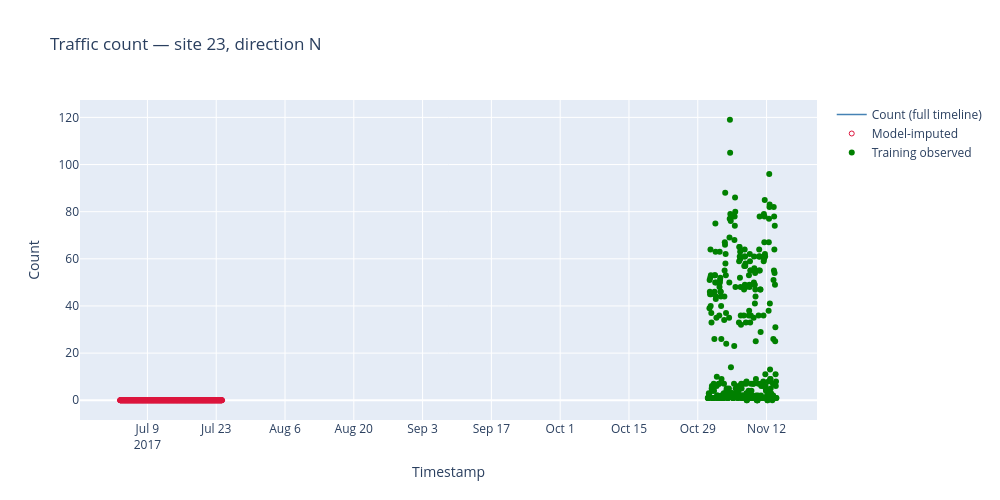

Notebook code for this chart:
### Code cell
# Plot imputed hourly counts for one site / direction
viz_site = 23
viz_direction = "N"
window = slice(0, 500)  # first N timesteps; use slice(None) for full series

series = full_data[viz_site][viz_direction].copy()
series["timestamp"] = pd.to_datetime(series["timestamp"])

fig_imputed = go.Figure()

# Full timeline (observed + imputed combined)
fig_imputed.add_trace(
    go.Scatter(
        x=series["timestamp"].iloc[window],
        y=series["count"].iloc[window],
        mode="lines",
        name="Count (full timeline)",
        line=dict(color="steelblue", width=1.5),
    )
)

# Highlight imputed points using count_imputed flag
imp_mask = series["count_imputed"] == 1
if imp_mask.any():
    imp_series = series[imp_mask].copy()
    fig_imputed.add_trace(
        go.Scatter(
            x=imp_series["timestamp"].iloc[window],
            y=imp_series["count"].iloc[window],
            mode="markers",
            name="Model-imputed",
            marker=dict(color="crimson", size=5, symbol="circle-open"),
        )
    )

# Observed counts from training data (may be a shorter window)
if viz_site in training_data and viz_direction in training_data[viz_site]:
    observed = training_data[viz_site][viz_direction][["timestamp", "count"]].copy()
    observed["timestamp"] = pd.to_datetime(observed["timestamp"])
    fig_imputed.add_trace(
        go.Scatter(
            x=observed["timestamp"],
            y=observed["count"],
            mode="markers",
            name="Training observed",
            marker=dict(color="green", size=6),
        )
    )

fig_imputed.update_layout(
    title=f"Traffic count — site {viz_site}, direction {viz_direction}",
    xaxis_title="Timestamp",
    yaxis_title="Count",
    hovermode="x unified",
    width=1000,
    height=500,
)
fig_imputed.show()

### Figure 1 — Plotly figure (JSON) as saved in the notebook; plotly's stock layout.template omitted (floating-point values rounded to 4 significant figures; data arrays with more than 128 entries replaced by an {"elided": "..."} marker saying what was removed)
{"data": [{"line": {"color": "steelblue", "width": 1.5}, "mode": "lines", "name": "Count (full timeline)", "type": "scatter", "x": {"elided": "500 str values"}, "y": {"elided": "500 float values"}}, {"marker": {"color": "crimson", "size": 5, "symbol": "circle-open"}, "mode": "markers", "name": "Model-imputed", "type": "scatter", "x": {"elided": "500 str values"}, "y": {"elided": "500 float values"}}, {"marker": {"color": "green", "size": 6}, "mode": "markers", "name": "Training observed", "type": "scatter", "x": {"elided": "336 str values"}, "y": {"elided": "336 float values"}}], "layout": {"height": 500, "hovermode": "x unified", "title": {"text": "Traffic count — site 23, direction N"}, "width": 1000, "xaxis": {"title": {"text": "Timestamp"}}, "yaxis": {"title": {"text": "Count"}}}}
